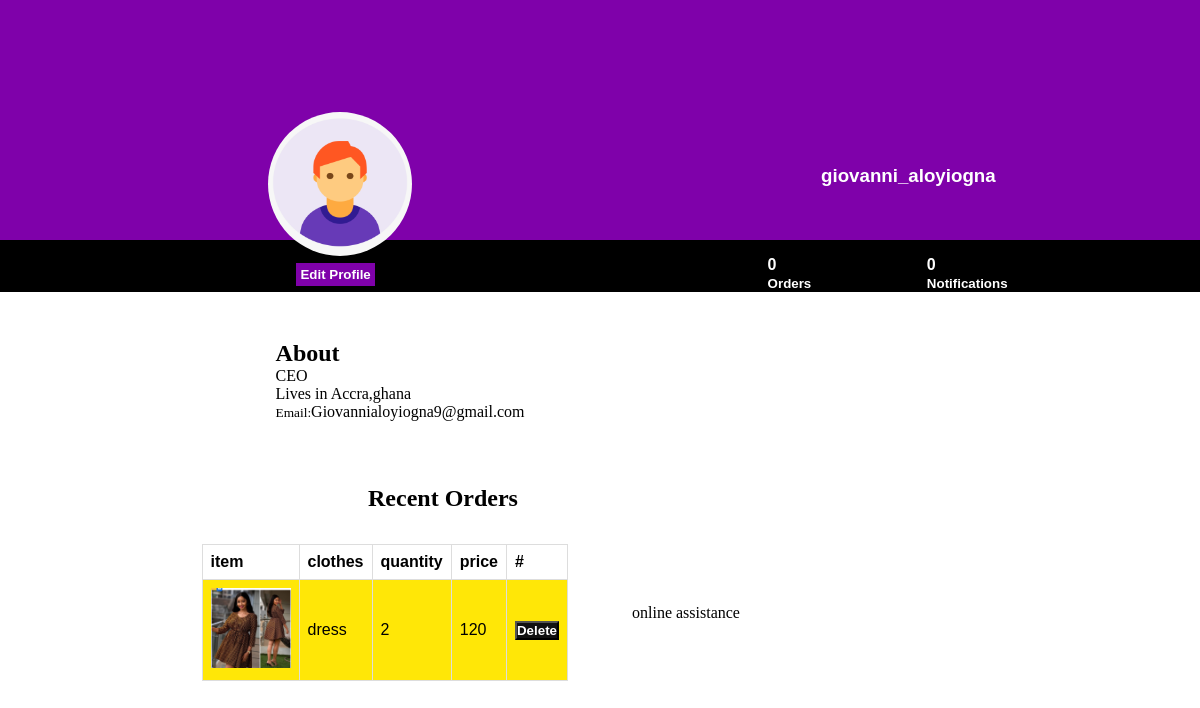
The app's page /client.php (signed in) with its own data.
### tables this page shows
CREATE TABLE `clients` (
  `id` int(11) NOT NULL,
  `SirName` varchar(30) NOT NULL,
  `FirstName` varchar(30) NOT NULL,
  `Email` text NOT NULL,
  `ProfilePic` text NOT NULL,
  `UserName` varchar(30) NOT NULL,
  `AccountClosed` varchar(3) NOT NULL,
  `Orders` int(10) NOT NULL,
  `Password` text NOT NULL
);

CREATE TABLE `orders` (
  `id` int(6) NOT NULL,
  `image` varchar(30) NOT NULL,
  `price` int(15) NOT NULL,
  `quantity` int(15) NOT NULL,
  `clothname` varchar(30) NOT NULL,
  `articlerefnumber` int(10) NOT NULL
);

### client.php (the view, shortened to what this page needs)
<?php
$obj=new DB;
$conn=$obj->DbConnection();
if ($_SESSION['Log_Email']) {
  $LoginEmail=$_SESSION['Log_Email'];
  $query="SELECT  *FROM clients WHERE Email='$LoginEmail'";
   $result=$conn->query($query);
   $row=$result->fetch_assoc();
}
 ?>
<!DOCTYPE html>
<html lang="en" dir="ltr">
  <head>
    <link rel="stylesheet" href="clientcss.css">
  </head>
  <body>
<div class="profile-header">
   <div class="userdetails">
      <div class="userpic">
      <img src="<?php echo $row['ProfilePic']; ?>" alt="">
    </div>
      <div class="userinfo">
      <h3><?php echo $row['UserName'];?></h3>
      </div>
   </div>
</div>
<div class="userinfo2">
  <div class="editprofile">
    <button type="submit" name="button" id="btn">Edit Profile</button>
  </div>
  <div class="userinfo3">
    <div class="photos">
      <span>0</span><br>
      <small>Orders</small>
    </div>
    <div class="photos">
      <span>0</span><br>
      <small>Notifications</small>
    </div>
  </div>
</div>
<div class="Aboutme">
  <div class="Aboutmeinfo">
    <h2>About</h2>
    <span>CEO</span><br>
    <span>Lives in Accra,ghana</span><br>
    <span> <small>Email:</small><?php echo $row['Email'];?></span>
  </div>
</div>
<div class="pictures">
  <h2>Recent Orders</h2>
  <div class="picsdiv">
  <div class="">
      <table>
        <tr>
          <th>item</th>
           <th>clothes</th>
           <th>quantity</th>
           <th>price</th>
           <th>#</th>
         </tr>
      <?php
      if ($_SESSION['Log_Email']) {
        $LoginEmail=$_SESSION['Log_Email'];
        $query="SELECT  id FROM clientsinfos WHERE email='$LoginEmail'";
         $result=$conn->query($query);
         $row=$result->fetch_assoc();
         $id=$row['id'];
         $query="SELECT  *FROM orders WHERE articlerefnumber='$id'";
          $result=$conn->query($query);
        while ($row=$result->fetch_assoc()) {
          ?>
      <tr>
        <td> <img src="<?php echo $row["image"]; ?>" alt="" style="width:5rem; height:5rem;">   </td>
        <td><?php echo $row["clothname"]; ?></td>
        <td><?php echo $row["quantity"]; ?></td>
        <td><?php echo $row["price"]; ?></td>
        <td ><a href="<?php echo $_SERVER["PHP_SELF"]; ?>?delete=<?php  ?>"> <button class="btn" style="background-color:#111111; color:white;font-weight:bold;" >Delete</button></a></td>
          </tr>
<?php
        }
      }
      ?>
    </table>
    </div>
    <div class="">
    online assistance
    </div>
  </div>
</div>
  </body>
</html>

### css/clientcss.css (style rules this page uses)
* { margin:0; padding:0; box-sizing: border-box; }
body,html { width: 100%; height: 100%; background-color:white; font-family: sans-serif; }
.profile-header { position: relative; min-width: 100%; height: 15rem; background-color: #7f01aa; color: white; }
.userdetails { position: absolute; display: flex; justify-content: space-around; flex-direction: row; align-items: center; min-width: 100%; height: 8rem; bottom: 0; }
.userpic { max-width: 100%; max-height: 100%; padding-left: 4rem; text-align: center; }
.userpic img { width:9rem; height:9rem; border-radius: 100%; }
.userinfo2 { display: flex; justify-content: space-around; flex-direction: row; align-items: center; min-width: 100%; padding-top: 1rem; background-color:black; }
.userinfo3 { display: flex; justify-content: space-between; align-items: center; width: 15rem; color: white; }
.editprofile { margin-right: 0.5rem; }
.Aboutme { font-family: cursive; min-width: 100%; display: flex; justify-content: space-around; padding-top: 2rem; margin-top: 1rem; color:black; background-color: white; }
.Aboutmeinfo { padding-right: 25rem; }
#btn { background-color: #7f01aa; color: white; border: none; font-weight: bold; padding:0.25rem; margin-left: 6.5rem; }
.photos { font-weight: bold; }
.picsdiv { display: grid; grid-template-columns: 1fr 1fr; align-items: center; grid-column-gap: 4rem; }
.picsdiv img { max-width: 100%; max-height:100%; }
.pictures { font-family: cursive; display: flex; flex-direction: column; justify-content: center; align-items: center; padding-top: 4rem; }
.pictures h2 { min-width: 100%; padding-left:23rem; padding-bottom: 2rem; color:black; background-color: white; }
table { font-family: arial, sans-serif; border-collapse: collapse; width: 100%; }
td, th { border: 1px solid #dddddd; text-align: left; padding: 8px; }
tr:nth-child(even) { background-color: #ffe707; }

### records on screen
clients: ProfilePic (picture), UserName "giovanni_aloyiogna", Email "Giovannialoyiogna9@gmail.com"
orders: image (picture), clothname "dress", quantity "2", price "120"
